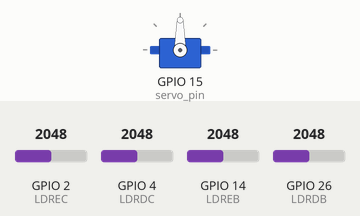
The sketch below on a simulated ESP32. On the bench: servo. The test bench sets the inputs (shaded band); at power-on: GPIO 2 (LDREC) = 2048, GPIO 14 (LDREB) = 2048, GPIO 4 (LDRDC) = 2048, GPIO 26 (LDRDB) = 2048.

Above: at 4.2 s.
4.3 s: GPIO 2 (LDREC) set to 2183
7.3 s: GPIO 14 (LDREB) set to 2153
At 8.5 s:
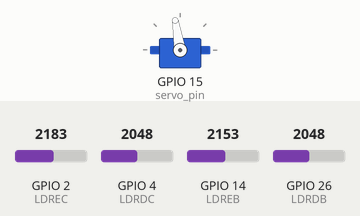
8.8 s: GPIO 4 (LDRDC) set to 2155
At 11.6 s:
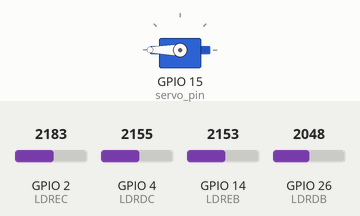
11.8 s: GPIO 26 (LDRDB) set to 2866
At 12.3 s:
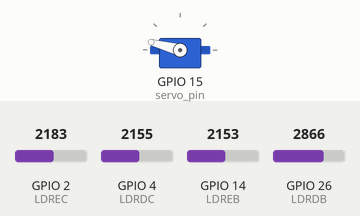
Timing chart, 0 to 15.8 s (numbered marks = the images above; inputs shaded):
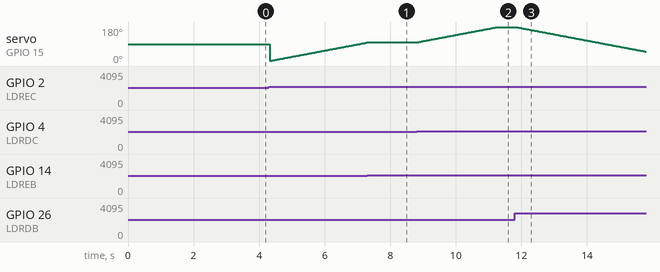

Measured:
- the behaviour switches between 2118 and 2119 on GPIO 4 (LDRDC) (found by bisection; images 1 and 2)
- after the input at 7.3 s, servo on GPIO 15 (servo_pin): goes on until 7.3 s, then stays 99°
- after the input at 8.8 s, servo on GPIO 15 (servo_pin): moves from 99° to 180° over 2.4 s, starting at once
- after the input at 11.8 s, servo on GPIO 15 (servo_pin): moves from 180° to 50° over 3.9 s, starting after 0.05 s

The sketch:

automatic_photovoltaic.ino
```cpp
#include "ESP32Servo.h"

#define LDRDC 4
#define LDRDB 26
#define LDREC 2
#define LDREB 14

int LDC = 0;
int LEC = 0;
int LDB = 0;
int LEB = 0;

int tol = 0;
int ValorSup = 0;
int ValorInf = 0;
int DifSupInf = 0;

int ServoVertical = 0;

int LimiteServoVerticalMax = 180;
int LimiteServoVerticalMin = 0;

#define servo_pin 15

Servo Vertical;

void setup()
{
  ESP32PWM::allocateTimer(0);
  ESP32PWM::allocateTimer(1);
  ESP32PWM::allocateTimer(2);
  ESP32PWM::allocateTimer(3);
  Vertical.setPeriodHertz(50);
  Vertical.attach(servo_pin, 1000, 2000);
  Serial.begin(115200);
  delay(3000);
}

void loop() {
  LDC = analogRead(LDRDC);
  LEC = analogRead(LDREC);
  LDB = analogRead(LDRDB);
  LEB = analogRead(LDREB);

  tol = 50;

  ValorSup = (LDC + LEC) / 2;
  ValorInf = (LDB + LEB) / 2;

  DifSupInf = ValorSup - ValorInf;

  if (-1 * tol > DifSupInf || DifSupInf > tol)  {
    if (ValorSup > ValorInf)  {
      ServoVertical = ++ServoVertical;
      delay(30);
      if (ServoVertical > LimiteServoVerticalMax)  {
        ServoVertical = LimiteServoVerticalMax;
      }
    }

    else if (ValorSup < ValorInf)  {
      ServoVertical = --ServoVertical;
      delay(30);
      if (ServoVertical < LimiteServoVerticalMin)  {
        ServoVertical = LimiteServoVerticalMin;
      }
    }
    Vertical.write(ServoVertical);
  }

}
```
